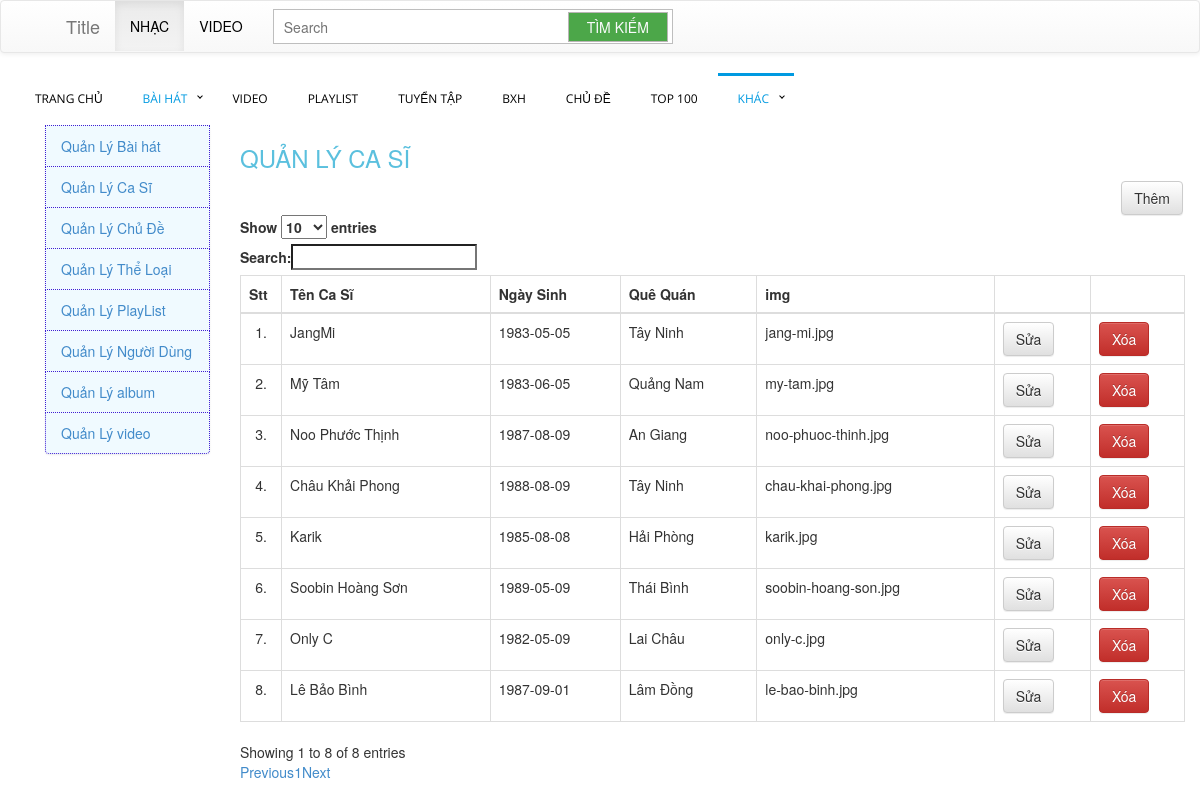
Page /admin/?option=qlcs (signed in) on the committed database.
### tables this page shows
CREATE TABLE `casi` (
  `id` int(250) NOT NULL,
  `TenCaSi` text NOT NULL,
  `NgaySinh` date NOT NULL,
  `QueQuan` text NOT NULL,
  `img` text NOT NULL,
  `TieuSu` text NOT NULL
);

### connect.php (called while the page is built, shortened)
<?php
class MyConnect
{
    protected  $con;
    public function __construct(){
		$this->con = mysqli_connect("localhost","root","","webmusic");
        mysqli_query($this->con, "set names 'utf8'");
	}
    public function DanhSachCS()
    {
        $sql="SELECT * FROM casi ORDER BY id ASC limit 8";
        return mysqli_query($this->con,$sql);
    }
}
?>

### admin/QLCS.php (the view)
<h3>QUẢN LÝ CA SĨ</h3>
<div class="col-sm-offset-11 col-sm-1">
<a class="btn btn-small btn-default" href ="?option=insertcs">Thêm </a>
    </div>
<table class="table table-hover table-bordered" id="myTable">
    <thead>
        <tr>
            <th>Stt</td>
            <th>Tên Ca Sĩ</th>
            <th>Ngày Sinh</th>
            <th>Quê Quán</th>
            <th>img</th>
            <th></th>
            <th></th>
        </tr>
    </thead>
    <tbody>
    <?php
    $t = new MyConnect();
    $i=1;
    $ds = $t->DanhSachCS();
    while($r = $ds->fetch_object())
    {
?>
    <tr>
        <td style="text-align: center;"><?php echo $i."."; ?> </td>
        <td id="casi_<?php echo $r->id; ?>"><?php echo $r->TenCaSi?></td>
        <td> <?php echo $r->NgaySinh?> </td>
        <td> <?php echo $r->QueQuan?> </td>
        <td> <?php echo $r->img?> </td>
       <td> <a class="btn btn-small btn-default cs" href="?option=updatecs&id=<?php echo $r->id; ?>">Sửa </a></td>
       <td> <a class="btn btn-small btn-danger delete-casi"  href ="proccessQLCS.php?id=<?php echo $r->id; ?>" > Xóa</a></td>
    </tr>
<?php $i++;}?>
</tbody>
</table>

### css/webstyle.css (style rules this page uses)
h3 { color: #5bc0de; }

### rows in the picture
casi: TenCaSi "JangMi", NgaySinh "1983-05-05", QueQuan "Tây Ninh", img "jang-mi.jpg"
casi: TenCaSi "Mỹ Tâm", NgaySinh "1983-06-05", QueQuan "Quảng Nam", img "my-tam.jpg"
casi: TenCaSi "Noo Phước Thịnh", NgaySinh "1987-08-09", QueQuan "An Giang", img "noo-phuoc-thinh.jpg"
casi: TenCaSi "Châu Khải Phong", NgaySinh "1988-08-09", QueQuan "Tây Ninh", img "chau-khai-phong.jpg"
casi: TenCaSi "Karik", NgaySinh "1985-08-08", QueQuan "Hải Phòng", img "karik.jpg"
casi: TenCaSi "Soobin Hoàng Sơn", NgaySinh "1989-05-09", QueQuan "Thái Bình", img "soobin-hoang-son.jpg"
casi: TenCaSi "Only C", NgaySinh "1982-05-09", QueQuan "Lai Châu", img "only-c.jpg"
casi: TenCaSi "Lê Bảo Bình", NgaySinh "1987-09-01", QueQuan "Lâm Đồng", img "le-bao-binh.jpg"
